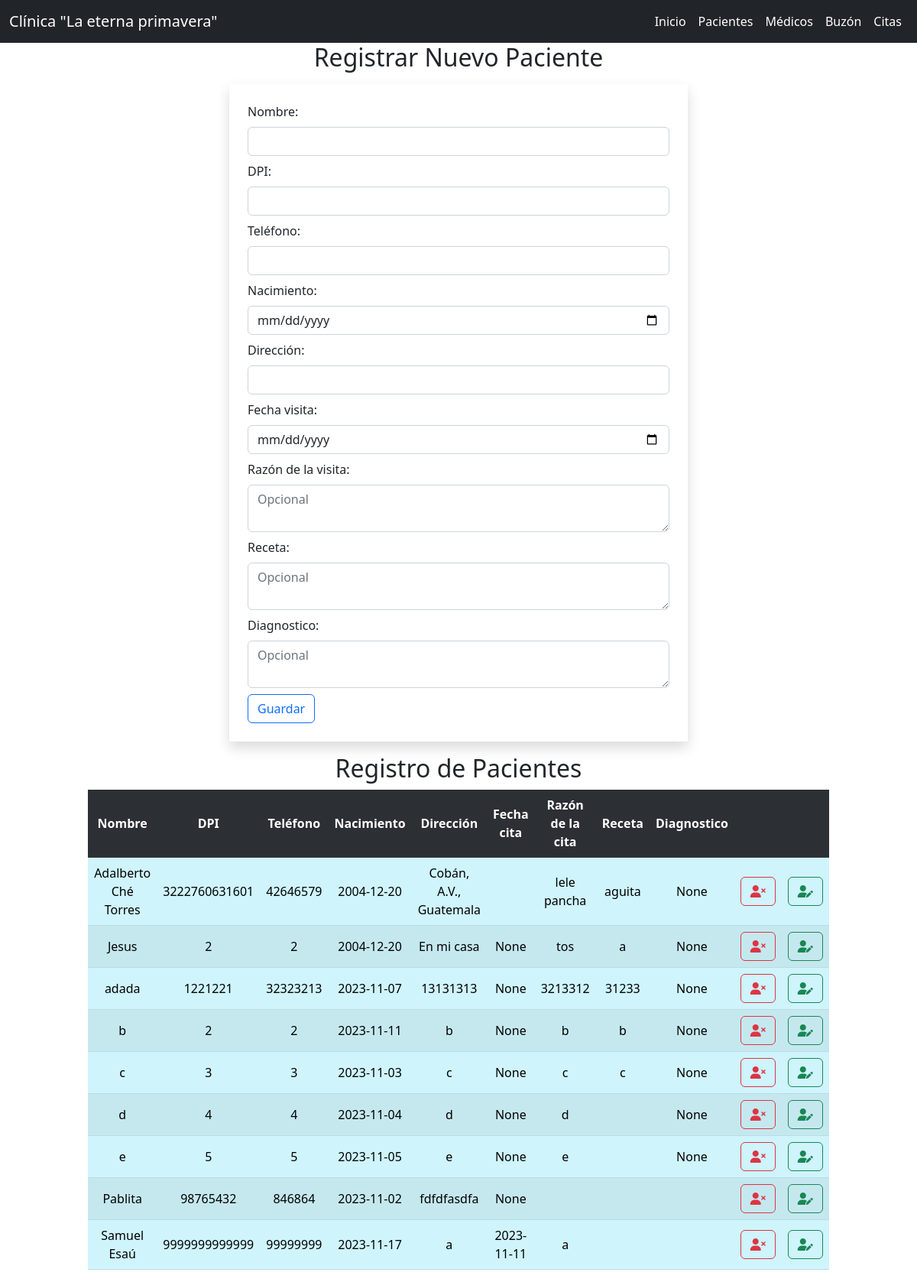
/pacientes, run on the app's committed database.
### clinica/models.py (models this page shows)
class Paciente(models.Model):
    nombre=models.CharField(max_length=30)
    telefono=models.IntegerField()
    dpi=models.IntegerField()
    nacimiento=models.CharField(max_length=10)
    direccion=models.CharField(max_length=30)
    fecha_cita=models.CharField(max_length=10,null=True, blank=True)
    razon_cita=models.TextField(max_length=100, null=True, blank=True)
    receta=models.TextField(max_length=100, null=True, blank=True)
    diagnostico=models.TextField(max_length=100, null=True, blank=True)

### clinica/views.py (the view)
# urls.py: path('pacientes', views.pacientes, name='pacientes'),
def pacientes(request):
    lista_pacientes=Paciente.objects.all()
    return render(request, "pacientes.html",{'lista_pacientes':lista_pacientes})

### clinica/templates/pacientes.html (shortened to what this page needs)
{% extends 'plantilla.html' %}
{% block content %}
    <h2 class="text-center">Registrar Nuevo Paciente</h2>
    <form class="w-50 shadow mx-auto p-4 m-3" method="post" action="{% url 'pacientesguardar' %}">
        Nombre: <input type="text" name="nombre" class="form-control my-2" required >
        DPI: <input type="number" name="dpi" class="form-control my-2"  required max="9999999999999">
        Teléfono: <input type="number" name="telefono" class="form-control my-2" required max="99999999">
        Nacimiento: <input type="date" name="nacimiento" class="form-control my-2"  required>
        Dirección: <input type="text" name="direccion" class="form-control my-2" required>
        Fecha visita: <input type="date" name="fecha_cita" class="form-control my-2" placeholder="Opcional">
        Razón de la visita: <textarea class="form-control my-2" name="razon_cita" placeholder="Opcional"></textarea>
        Receta: <textarea class="form-control my-2" name="receta" placeholder="Opcional"></textarea>
        Diagnostico: <textarea class="form-control my-2" name="diagnostico" placeholder="Opcional"></textarea>
        <input type="submit" value="Guardar" class="btn btn-outline-primary">
    </form>
    <h2 class="text-center ">Registro de Pacientes</h2>
    <table class="table table-info w-75 mx-auto text-center align-middle table-striped">
        <tr class="table-dark">
            <th>Nombre</th>
            <th>DPI</th>
            <th>Teléfono</th>
            <th>Nacimiento</th>
            <th>Dirección</th>
            <th>Fecha cita</th>
            <th>Razón de la cita</th>
            <th>Receta</th>
            <th>Diagnostico</th>
            <th colspan="2"></th>
        </tr>
    {% for paciente in lista_pacientes %}
        <tr>
            <td>{{ paciente.nombre }}</td>
            <td>{{ paciente.dpi }}</td>
            <td>{{ paciente.telefono }}</td>
            <td>{{ paciente.nacimiento }}</td>
            <td>{{ paciente.direccion }}</td>
            <td>{{ paciente.fecha_cita }}</td>
            <td>{{ paciente.razon_cita }}</td>
            <td>{{ paciente.receta }}</td>
            <td>{{ paciente.diagnostico }}</td>
            <td>
                <form action="{% url 'pacienteseliminar' paciente.id %}" method="post">
                    <button class="btn btn-outline-danger" onclick="return confirm('¿Quieres eliminar a este paciente?')">
                        <i class="fa-solid fa-user-xmark"></i>
                    </button>
                </form>
            </td>
            <td>
                <form action="{% url 'pacientesmostrar' paciente.id %}" method="post">
                    <button class="btn btn-outline-success">
                        <i class="fa-solid fa-user-pen"></i>
                    </button>
                </form>
            </td>
        </tr>
    {% endfor %}
    </table>
{% endblock %}

### clinica/templates/plantilla.html (shortened to what this page needs)
<!DOCTYPE html>
<html >
<head>
    <link rel="stylesheet" href="https://cdn.jsdelivr.net/npm/bootstrap@5.2.3/dist/css/bootstrap.min.css">
    <link rel="stylesheet" href="https://cdnjs.cloudflare.com/ajax/libs/font-awesome/6.4.2/css/all.min.css" />
</head>
<body>
    <nav class="navbar navbar-expand-lg bg-dark navbar-dark">
        <div class="container-fluid">
          <a class="navbar-brand" href="{% url 'inicio' %}">Clínica "La eterna primavera"</a>
          <div class="collapse navbar-collapse" id="navbarNav">
            <ul class="navbar-nav ms-auto">
              <li class="nav-item">
                <a class="nav-link active" aria-current="page" href="{% url 'staffmenu' %}">Inicio</a>
              </li>
              <li class="nav-item">
                <a class="nav-link active" href="{% url 'pacientes' %}">Pacientes</a>
              </li>
              <li class="nav-item">
                <a class="nav-link active" href="{% url 'medicos' %}">Médicos</a>
              </li>
              <li class="nav-item">
                <a class="nav-link active" href="{% url 'staffbuzon' %}">Buzón</a>
              </li>
              <li class="nav-item">
                <a class="nav-link active" href="{% url 'staffcitas' %}">Citas</a>
              </li>
            </ul>
          </div>
        </div>
      </nav>
    {% block content %}
    {% endblock %}
</body>
</html>

### data on the page
Paciente: nombre "Adalberto Ché Torres", dpi "3222760631601", telefono "42646579", nacimiento "2004-12-20", direccion "Cobán, A.V., Guatemala", razon_cita "lele pancha", receta "aguita", diagnostico "None"
Paciente: nombre "Jesus", dpi "2", telefono "2", nacimiento "2004-12-20", direccion "En mi casa", fecha_cita "None", razon_cita "tos", receta "a", diagnostico "None"
Paciente: nombre "adada", dpi "1221221", telefono "32323213", nacimiento "2023-11-07", direccion "13131313", fecha_cita "None", razon_cita "3213312", receta "31233", diagnostico "None"
Paciente: nombre "b", dpi "2", telefono "2", nacimiento "2023-11-11", direccion "b", fecha_cita "None", razon_cita "b", receta "b", diagnostico "None"
Paciente: nombre "c", dpi "3", telefono "3", nacimiento "2023-11-03", direccion "c", fecha_cita "None", razon_cita "c", receta "c", diagnostico "None"
Paciente: nombre "d", dpi "4", telefono "4", nacimiento "2023-11-04", direccion "d", fecha_cita "None", razon_cita "d", diagnostico "None"
Paciente: nombre "e", dpi "5", telefono "5", nacimiento "2023-11-05", direccion "e", fecha_cita "None", razon_cita "e", diagnostico "None"
Paciente: nombre "Pablita", dpi "98765432", telefono "846864", nacimiento "2023-11-02", direccion "fdfdfasdfa", fecha_cita "None"
Paciente: nombre "Samuel Esaú", dpi "9999999999999", telefono "99999999", nacimiento "2023-11-17", direccion "a", fecha_cita "2023-11-11", razon_cita "a"
